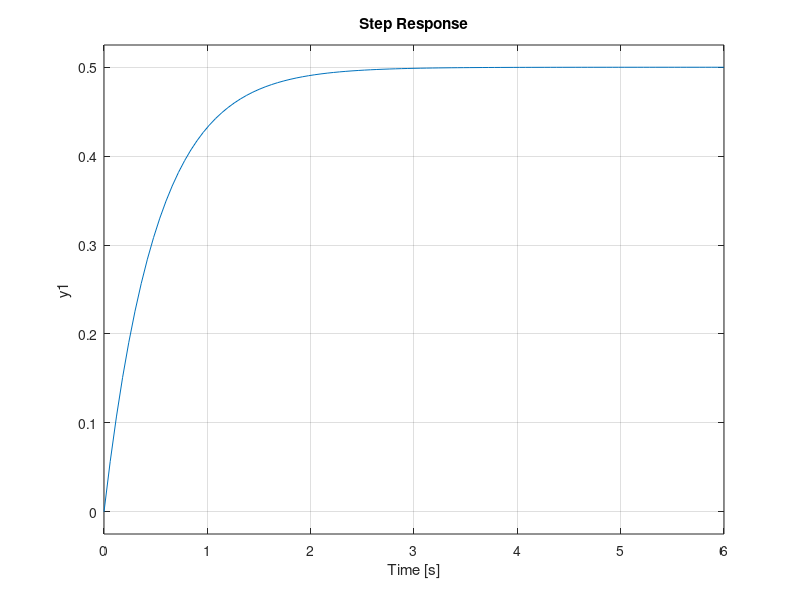

MATLAB code for this plot: (Note: this script raises an error after producing the figure.)
s=tf('s');
G=1/(s-1);
step(G)
T=0.5/(0.5*s+1);
step(T)
roots([0.5 1])
rlocus(T);
C=(s-1)/(s+1);
t=feedback(C*G,1);
step(t)
%%%%%%%%%%%%%%%%%%%%%%%%%%%%%%%%%%%%%%%%%%%
plot(Datos.time,Datos.signals.values(:,1),'r')
%eje x de los datos, eje y hasta values, todas las filas de la PRIMERA
%columna
hold on
plot(Datos.time,Datos.signals.values(:,2),'b')
%eje x de los datos, eje y hasta values, todas las filas de la SEGUNDA
%columna
xlabel('Time [s]')
grid on